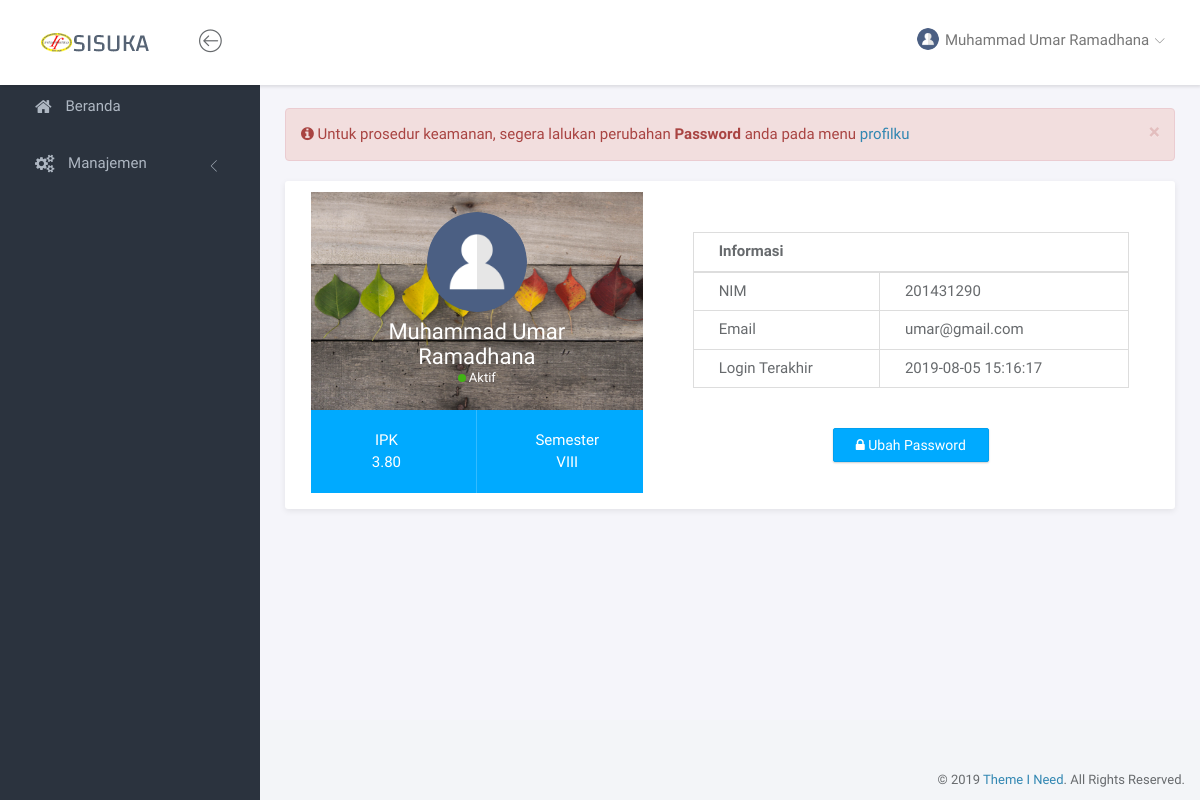
Page /index.php?page=profil (signed in) on the committed database.
### tables this page shows
CREATE TABLE `tbl_mahasiswa` (
  `nim` varchar(10) NOT NULL,
  `nama_lengkap` varchar(100) NOT NULL,
  `email` varchar(50) NOT NULL,
  `ipk` decimal(3,2) NOT NULL,
  `semester` varchar(5) NOT NULL,
  `password` varchar(10) NOT NULL,
  `terakhir_login` timestamp NULL DEFAULT NULL ON UPDATE CURRENT_TIMESTAMP
);

### page/profil/profil.php (the view, shortened to what this page needs)
<div class="panel panel-headline">
    <div class="panel-body">
        <div class="row">
            <div class="col-md-5">
                <div class="profile-header">
                    <div class="profile-main">
                        <img src="<?= $photo ?>" class="img-circle" width="100" alt="<?= $nama ?>">
                        <h3 class="name"><?= $nama ?></h3>
                        <span class="online-status status-available">Aktif</span>
                    </div>
                    <div class="profile-stat">
                        <div class="row">
                            <div class="col-md-6 stat-item">
                                <span>IPK</span> <?= $datauser['ipk'] ?>
                            </div>
                            <div class="col-md-6 stat-item">
                                <span>Semester</span> <?= $datauser['semester'] ?>
                            </div>
                        </div>
                    </div>
                </div>
            </div>
            <div class="col-md-7">
                <div class="profile-info informasiumum">
                    <table class="table table-bordered">
                        <thead>
                            <tr>
                                <th colspan="2">Informasi</th>
                            </tr>
                        </thead>
                        <tbody>
                            <tr>
                                <td>NIM</td>
                                <td><?= $datauser['nim'] ?></td>
                            </tr>
                            <tr>
                                <td>Email</td>
                                <td><?= $datauser['email'] ?></td>
                            </tr>
                            <tr>
                                <td>Login Terakhir</td>
                                <td><?= $datauser['terakhir_login'] ?></td>
                            </tr>
                        </tbody>
                    </table>
                </div>
                <div id="btneditpassword" class="text-center informasiumum"><button class="btn btn-primary"><i class="fa fa-lock"></i> Ubah Password</button></div>
            </div>
        </div>
    </div>
</div>

### header.php (shortened to what this page needs)
<nav class="navbar navbar-default navbar-fixed-top">
	<div class="brand">
		<a href="index.html"><img src="assets/img/sisuka.png" alt="Klorofil Logo" class="img-responsive logo"></a>
	</div>
	<div class="container-fluid">
		<div class="navbar-btn">
			<button type="button" class="btn-toggle-fullwidth"><i class="lnr lnr-arrow-left-circle"></i></button>
		</div>
		<div id="navbar-menu">
			<ul class="nav navbar-nav navbar-right">
				<li class="dropdown">
					<a href="#" class="dropdown-toggle" data-toggle="dropdown"><img src="<?= $photo ?>" class="img-circle" alt="Avatar"> <span><?= $nama ?></span> <i class="icon-submenu lnr lnr-chevron-down"></i></a>
				</li>
			</ul>
		</div>
	</div>
</nav>

### assets/css/main.css (style rules this page uses)
html { position: relative; min-height: 100%; }
body { background-color: #F3F5F8; font-family: "Source Sans Pro", sans-serif; font-size: 15px; color: #676a6d; }
a { color: #3287B2; }
th { font-weight: 600; }
.navbar-default { -webkit-transition: all 0.3s ease-in-out; -moz-transition: all 0.3s ease-in-out; -ms-transition: all 0.3s ease-in-out; -o-transition: all 0.3s ease-in-out; transition: all 0.3s ease-in-out; -moz-box-shadow: 1px 2px 3px rgba(0, 0, 0, 0.1); -webkit-box-shadow: 1px 2px 3px rgba(0, 0, 0, 0.1); box-shadow: 1px 2px 3px rgba(0, 0, 0, 0.1); -webkit-border-radius: 0; -moz-border-radius: 0; border-radius: 0; padding: 0; margin: 0; border: none; background-color: #fff; }
.navbar-default .brand { float: left; padding: 30px 39px; background-color: #fff; }
.navbar-btn { float: left; padding: 16px 0; }
.navbar-btn button { font-size: 24px; padding: 4px 8px; line-height: .7; border: none; background: none; outline: none; }
.navbar-nav > li > a { padding: 28px 20px; }
.navbar-nav > li > a > i { font-size: 22px; margin-right: 2px; vertical-align: middle; }
.navbar-nav > li > a > i.icon-submenu { margin-left: 2px; margin-right: 0; font-size: 10px; position: relative; top: 2px; }
.navbar-nav > li > a > span { position: relative; top: 2px; }
.navbar-nav > li > a img { width: 22px; margin-right: 2px; }
@media screen and (min-width: 768px) { .navbar-nav.navbar-right { margin-right: 0; } }
.btn { -webkit-border-radius: 2px; -moz-border-radius: 2px; border-radius: 2px; -moz-box-shadow: 0px 1px 2px 0 rgba(0, 0, 0, 0.2); -webkit-box-shadow: 0px 1px 2px 0 rgba(0, 0, 0, 0.2); box-shadow: 0px 1px 2px 0 rgba(0, 0, 0, 0.2); padding: 6px 22px; }
.btn-primary { background-color: #00AAFF; border-color: #00a0f0; }
.panel { -webkit-border-radius: 3px; -moz-border-radius: 3px; border-radius: 3px; -moz-box-shadow: 0 2px 6px rgba(0, 0, 0, 0.08); -webkit-box-shadow: 0 2px 6px rgba(0, 0, 0, 0.08); box-shadow: 0 2px 6px rgba(0, 0, 0, 0.08); background-color: #fff; margin-bottom: 30px; }
.panel .panel-heading, .panel .panel-body, .panel .panel-footer { padding-left: 25px; padding-right: 25px; }
.panel .panel-body { padding-top: 10px; padding-bottom: 15px; }
.panel .table > thead > tr > td:first-child, .panel .table > thead > tr > th:first-child, .panel .table > tbody > tr > td:first-child, .panel .table > tbody > tr > th:first-child, .panel .table > tfoot > tr > td:first-child, .panel .table > tfoot > tr > th:first-child { padding-left: 25px; }
.panel .table > thead > tr > td:last-child, .panel .table > thead > tr > th:last-child, .panel .table > tbody > tr > td:last-child, .panel .table > tbody > tr > th:last-child, .panel .table > tfoot > tr > td:last-child, .panel .table > tfoot > tr > th:last-child { padding-left: 25px; }
.profile-header { position: relative; text-align: center; color: #fff; }
.profile-header .profile-main { position: relative; padding: 20px; background-image: url("../../assets/img/profile-bg.png"); background-repeat: no-repeat; background-size: cover; }
.profile-header .name { margin: 8px 0 0 0; font-size: 22px; }
.profile-header .online-status { font-size: 13px; position: relative; top: -2px; }
.profile-header .online-status:before { -webkit-border-radius: 50%; -moz-border-radius: 50%; border-radius: 50%; display: inline-block; vertical-align: middle; *vertical-align: auto; *zoom: 1; *display: inline; content: ''; width: 8px; height: 8px; margin-right: 3px; }
.profile-header .online-status.status-available:before { background-color: #41B314; }
.profile-header .profile-stat { position: relative; background-color: #00AAFF; }
.profile-header .profile-stat .stat-item { padding: 20px; position: relative; }
.profile-header .profile-stat .stat-item:after { content: ""; display: block; position: absolute; top: 0; right: 0; width: 1px; height: 100%; background-color: #33bbff; }
.profile-header .profile-stat .stat-item:last-child:after { display: none; }
.profile-header .profile-stat .stat-item span { display: block; }
.profile-info { padding: 0 20px; margin: 40px 0; }

### rows in the picture
tbl_mahasiswa: nama_lengkap "Muhammad Umar Ramadhana", ipk "3.80", semester "VIII", nim "201431290", email "umar@gmail.com", terakhir_login "2019-08-05 15:16:17"
